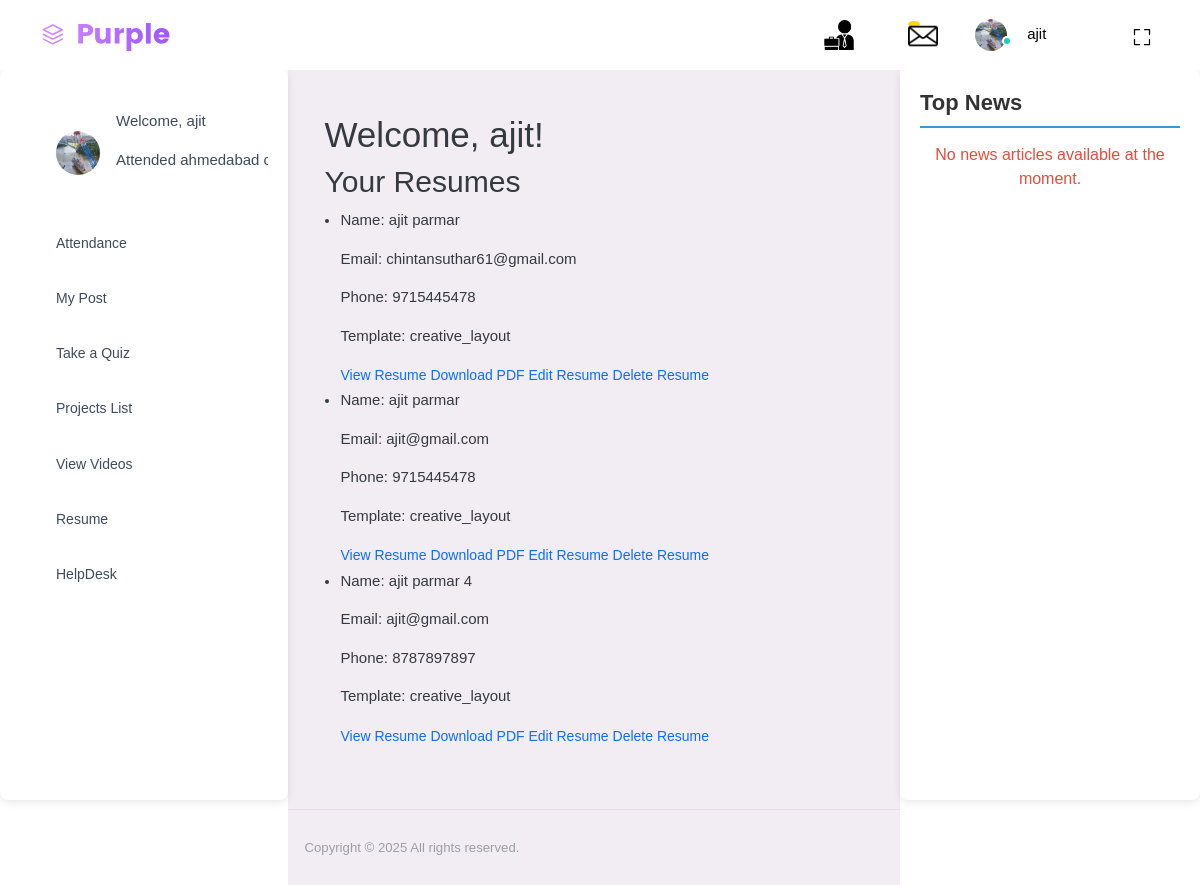
Before: /myresume/ (signed in) with the older database file.
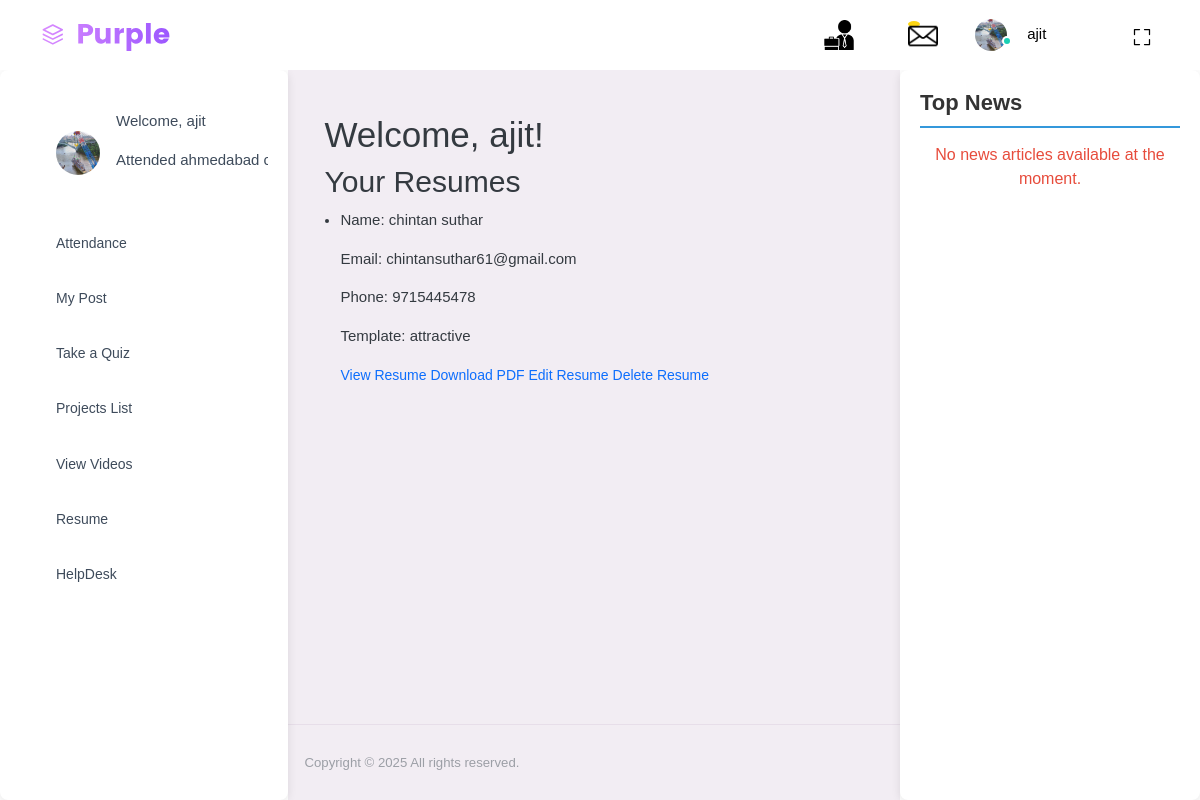
After: the same page with the newer database file.
### user_management/models.py (models this page shows, shortened)
class Resume(models.Model):
    user = models.ForeignKey(settings.AUTH_USER_MODEL, on_delete=models.CASCADE, null=True)
    name = models.CharField(max_length=100)
    email = models.EmailField()
    phone = models.CharField(max_length=15)
    about = models.TextField()
    education = models.TextField()
    experience = models.TextField()
    skills = models.TextField()
    template = models.CharField(max_length=50, choices=TEMPLATE_CHOICES,null=True)  # Add this line
    location = models.CharField(max_length=255, blank=True, null=True)
    website = models.URLField(blank=True, null=True)  # New field for personal website
    linkedin = models.URLField(blank=True, null=True)  # New field for LinkedIn profile

### user_management/views.py (the view)
# urls.py: path('myresume/', login_required(views.myresume), name='myresume'),
def myresume(request):
    resumes = Resume.objects.filter(user=request.user)
    return render(request, 'user_management/myresume.html', {'resumes': resumes})

### user_management/context_processors.py (called while the page is built)
def get_news(request):
    url = 'https://newsapi.org/v2/top-headlines?country=us&apiKey=1dc725c4b44746cbba9103a3d479147f'
    response = requests.get(url)
    if response.status_code == 200:
        news_data = response.json()
        articles = news_data.get('articles', [])
    else:
        articles = []
    return {'articles': articles}

### user_management/templates/user_management/myresume.html
{% extends "user_management/base.html" %}
{% block content %}
<h1>Welcome, {{ user.username }}!</h1>
<h2>Your Resumes</h2>
{% if resumes %}
    <ul>
        {% for resume in resumes %}
            <li>
                <p>Name: {{ resume.name }}</p>
                <p>Email: {{ resume.email }}</p>
                <p>Phone: {{ resume.phone }}</p>
                <p>Template: {{ resume.template }}</p>
                <a href="{% url 'view_resume' resume.id %}">View Resume</a>
                <a href="{% url 'download_pdf' resume.id %}">Download PDF</a>
                <a href="{% url 'edit_resume' resume.id %}">Edit Resume</a>
                <a href="{% url 'delete_resume' resume.id %}">Delete Resume</a>
            </li>
        {% endfor %}
    </ul>
{% else %}
    <p>No resumes found. <a href="{% url 'create_resume' %}">Create a Resume</a></p>
{% endif %}
{% endblock %}

Changed rows visible on the page:
removed Resume: name "ajit parmar", email "chintansuthar61@gmail.com", phone "9715445478", template "creative_layout"
removed Resume: name "ajit parmar", email "ajit@gmail.com", phone "9715445478", template "creative_layout"
removed Resume: name "ajit parmar 4", email "ajit@gmail.com", phone "8787897897", template "creative_layout"
added Resume: name "chintan suthar", email "chintansuthar61@gmail.com", phone "9715445478", template "attractive"
